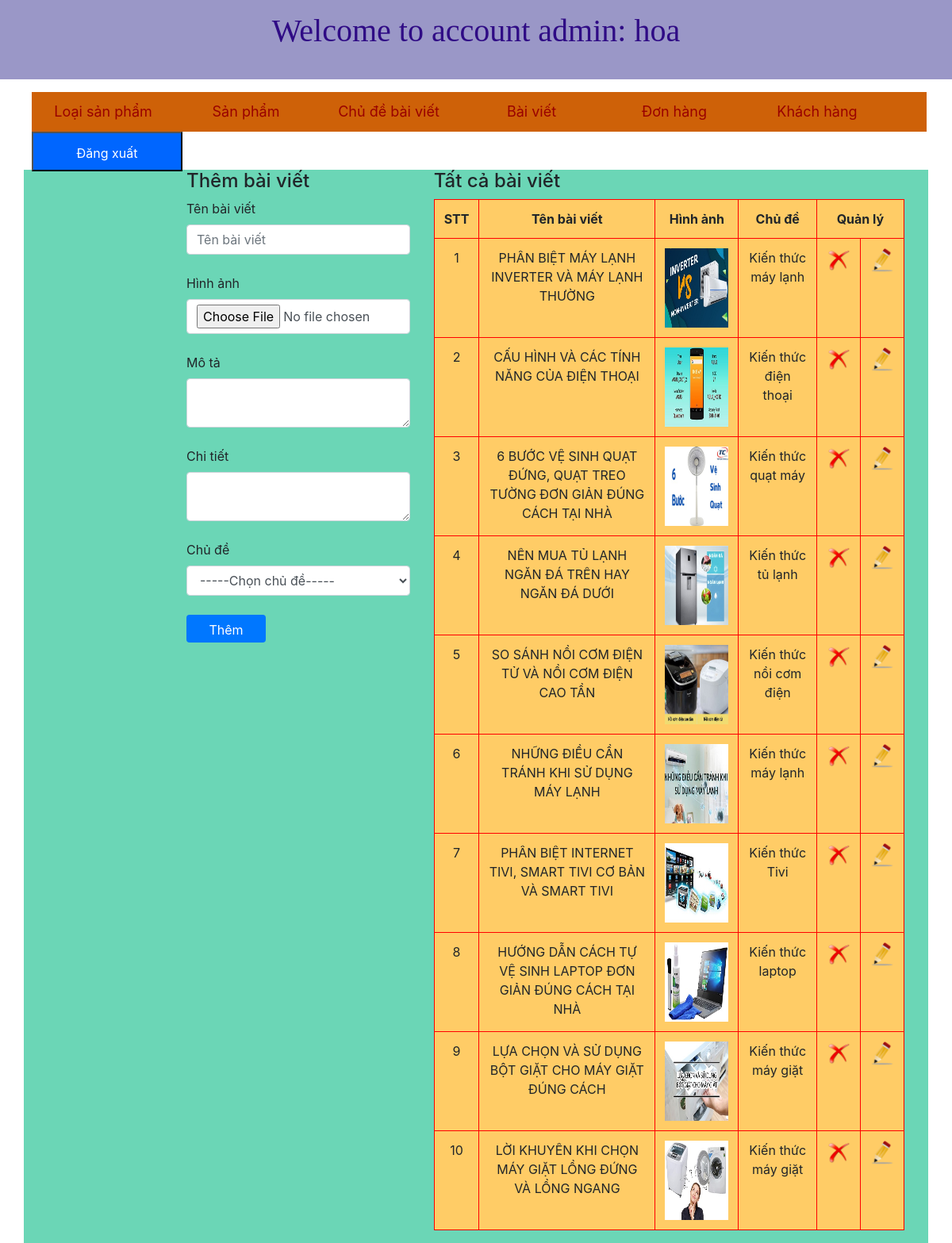
/admin/xulybaiviet.php (signed in), run on the app's committed database.
### tables this page shows
CREATE TABLE `tbl_baiviet` (
  `baiviet_id` int(11) NOT NULL,
  `tenbaiviet` varchar(100) NOT NULL,
  `tomtat` text NOT NULL,
  `noidung` text NOT NULL,
  `danhmuctin_id` int(11) NOT NULL,
  `baiviet_image` varchar(50) NOT NULL
);

CREATE TABLE `tbl_danhmuc_tin` (
  `danhmuctin_id` int(11) NOT NULL,
  `tendanhmuc` varchar(100) NOT NULL
);

### admin/xulybaiviet.php (the view, shortened to what this page needs)
<?php
	include('../db/connect.php');
?>
<!DOCTYPE html>
<html lang="en">
<link rel="stylesheet" type="text/css" href="../css/admin.css" />
<head>
	<link href="../css/bootstrap.css" rel="stylesheet" type="text/css" media="all" />
</head>
<body>
	<div class="header">
    	<h1>Welcome to account admin:  <?php echo $_SESSION['dangnhap'] ?></h1></br>
    </div>
	  <div class="menu" >
	    <ul >
	      <li >
	        <a href="xulydanhmuc.php">Loại sản phẩm</a>
	      </li>
	      <li >
	        <a  href="xulysanpham.php">Sản phẩm</a>
	      </li>
	       <li >
	        <a  href="xulydanhmucbaiviet.php">Chủ đề bài viết</a>
	      </li>
	         <li >
	        <a  href="xulybaiviet.php">Bài viết</a>
	      </li>
		  <li >
	        <a  href="xulydonhang.php">Đơn hàng <span class="sr-only">(current)</span></a>
	      </li>
	       <li >
	         <a  href="xulykhachhang.php">Khách hàng</a>
	      </li>
		  <li>
		  <form action="" method="post" enctype="multipart/form-data">
            <input type="submit" name="logout" value="Đăng xuất" style="background:#06F;color:#fff;width:190px;height:50px;" />
            </form>
		  </li>
	    </ul>
	  </div>
	<div class="container">
		<div class="row">
		<?php
			if(isset($_GET['quanly'])=='capnhat'){
				$id_capnhat = $_GET['capnhat_id'];
				$sql_capnhat = mysqli_query($con,"SELECT * FROM tbl_baiviet WHERE baiviet_id='$id_capnhat'");
				$row_capnhat = mysqli_fetch_array($sql_capnhat);
				$id_category_1 = $row_capnhat['danhmuctin_id'];
				?>
				<div class="col-md-4">
				<h4>Cập nhật bài viết</h4>
				<form action="" method="POST" enctype="multipart/form-data">
					<label>Tên bài viết</label>
					<input type="text" class="form-control" name="tenbaiviet" value="<?php echo $row_capnhat['tenbaiviet'] ?>"><br>
					<input type="hidden" class="form-control" name="id_update" value="<?php echo $row_capnhat['baiviet_id'] ?>">
					<label>Hình ảnh</label>
					<input type="file" class="form-control" name="hinhanh"><br>
					<img src="../uploads/<?php echo $row_capnhat['baiviet_image'] ?>" height="80" width="80"><br>
					<label>Mô tả</label>
					<textarea class="form-control" rows="10" name="mota"><?php echo $row_capnhat['tomtat'] ?></textarea><br>
					<label>Chi tiết</label>
					<textarea class="form-control" rows="10" name="chitiet"><?php echo $row_capnhat['noidung'] ?></textarea><br>
					<label>Chủ đề</label>
					<?php
					$sql_danhmuc = mysqli_query($con,"SELECT * FROM tbl_danhmuc_tin ORDER BY danhmuctin_id DESC");
					?>
					<select name="danhmuc" class="form-control">
						<option value="0">-----Chọn chủ đề-----</option>
						<?php
						while($row_danhmuc = mysqli_fetch_array($sql_danhmuc)){
							if($id_category_1==$row_danhmuc['danhmuctin_id']){
						?>
						<option selected value="<?php echo $row_danhmuc['danhmuctin_id'] ?>"><?php echo $row_danhmuc['tendanhmuc'] ?></option>
						<?php
							}else{
						?>
						<option value="<?php echo $row_danhmuc['danhmuctin_id'] ?>"><?php echo $row_danhmuc['tendanhmuc'] ?></option>
						<?php
							}
						}
						?>
					</select><br>
					<input type="submit" name="capnhatbaiviet" value="Cập nhật" class="btn btn-default" style="background:#07F;color:#fff;width:120px;height:35px;">
				</form>
				</div>
			<?php
			}else{
				?>
				<div class="col-md-4">
				<h4>Thêm bài viết</h4>
				<form action="" method="POST" enctype="multipart/form-data">
					<label>Tên bài viết</label>
					<input type="text" class="form-control" name="tenbaiviet" placeholder="Tên bài viết"><br>
					<label>Hình ảnh</label>
					<input type="file" class="form-control" name="hinhanh"><br>
					<label>Mô tả</label>
					<textarea class="form-control" name="mota"></textarea><br>
					<label>Chi tiết</label>
					<textarea class="form-control" name="chitiet"></textarea><br>
					<label>Chủ đề</label>
					<select name="danhmuc" class="form-control">
						<option value="0">-----Chọn chủ đề-----</option>
					</select><br>
					<input type="submit" name="thembaiviet" value="Thêm" class="btn btn-default"style="background:#07F;color:#fff;width:100px;height:35px;" >
				</form>
				</div>
				<?php
			}
				?>
			<div class="col-md-8">
				<h4>Tất cả bài viết</h4>
				<?php
				$sql_select_bv = mysqli_query($con,"SELECT * FROM tbl_baiviet,tbl_danhmuc_tin WHERE tbl_baiviet.danhmuctin_id=tbl_danhmuc_tin.danhmuctin_id ORDER BY tbl_baiviet.baiviet_id DESC");
				?>
				<table class="table table-bordered ">
					<tr>
						<th>STT</th>
						<th>Tên bài viết</th>
						<th>Hình ảnh</th>
						<th>Chủ đề</th>
						<th colspan="2">Quản lý</th>
					</tr>
					<?php
					$i = 0;
					while($row_bv = mysqli_fetch_array($sql_select_bv)){
						$i++;
					?>
					<tr>
						<td><?php echo $i ?></td>
						<td><?php echo $row_bv['tenbaiviet'] ?></td>
						<td><img src="../uploads/<?php echo $row_bv['baiviet_image'] ?>" height="100" width="80"></td>
						<td><?php echo $row_bv['tendanhmuc'] ?></td>
						<td><a href="?xoa=<?php echo $row_bv['baiviet_id'] ?>"><img src="../images/delete.png" width="30" height="30"   /></a> </td>
						<td> <a href="xulybaiviet.php?quanly=capnhat&capnhat_id=<?php echo $row_bv['baiviet_id'] ?>"><img src="../images/edit.png" width="30" height="30" /></a></td>
					</tr>
				<?php
					}
					?>
				</table>
			</div>
		</div>
	</div>
</body>
</html>

### css/admin.css (style rules this page uses)
* { padding: 0; margin: 0; }
.header { width: 100%; height: 100px; background: rgb(154, 151, 199); font-size: 250px; font-family: Brush Script MT; text-align: center; line-height: 200px; color: rgb(47, 11, 133); padding: 15px; }
.menu { width: 94%; text-align: center; margin-left: 40px; height: 50px; margin-top: 1px; background: rgb(206, 97, 8); }
.menu ul { width: 100%; list-style: none; }
.menu ul li { width: 180px; text-align: center; float: left; line-height: 50px; }
.menu ul li a { display: block; color: #900; text-decoration: none; font-size: 18px; }
.container { width: 100%; height: 100%; background: rgb(107, 214, 182); }
.container table { border-collapse: collapse; width: 100%; background-color: #FC6; border: 1.5px solid #F00; text-align: center; }
.container table tr td { border: 1.5px solid #F00; text-align: center; }
.container table tr th { border: 1.5px solid #F00; }

### data on the page
tbl_baiviet: tenbaiviet "PHÂN BIỆT MÁY LẠNH INVERTER VÀ MÁY LẠNH THƯỜNG", baiviet_image (picture), danhmuctin.tendanhmuc "Kiến thức máy lạnh"
tbl_baiviet: tenbaiviet "CẤU HÌNH VÀ CÁC TÍNH NĂNG CỦA ĐIỆN THOẠI", baiviet_image (picture), danhmuctin.tendanhmuc "Kiến thức điện thoại"
tbl_baiviet: tenbaiviet "6 BƯỚC VỆ SINH QUẠT ĐỨNG, QUẠT TREO TƯỜNG ĐƠN GIẢN ĐÚNG CÁCH TẠI NHÀ", baiviet_image (picture), danhmuctin.tendanhmuc "Kiến thức quạt máy"
tbl_baiviet: tenbaiviet "NÊN MUA TỦ LẠNH NGĂN ĐÁ TRÊN HAY NGĂN ĐÁ DƯỚI", baiviet_image (picture), danhmuctin.tendanhmuc "Kiến thức tủ lạnh"
tbl_baiviet: tenbaiviet "SO SÁNH NỒI CƠM ĐIỆN TỬ VÀ NỒI CƠM ĐIỆN CAO TẦN", baiviet_image (picture), danhmuctin.tendanhmuc "Kiến thức nồi cơm điện"
tbl_baiviet: tenbaiviet "NHỮNG ĐIỀU CẦN TRÁNH KHI SỬ DỤNG MÁY LẠNH", baiviet_image (picture), danhmuctin.tendanhmuc "Kiến thức máy lạnh"
tbl_baiviet: tenbaiviet "PHÂN BIỆT INTERNET TIVI, SMART TIVI CƠ BẢN VÀ SMART TIVI", baiviet_image (picture), danhmuctin.tendanhmuc "Kiến thức Tivi"
tbl_baiviet: tenbaiviet "HƯỚNG DẪN CÁCH TỰ VỆ SINH LAPTOP ĐƠN GIẢN ĐÚNG CÁCH TẠI NHÀ", baiviet_image (picture), danhmuctin.tendanhmuc "Kiến thức laptop"
tbl_baiviet: tenbaiviet "LỰA CHỌN VÀ SỬ DỤNG BỘT GIẶT CHO MÁY GIẶT ĐÚNG CÁCH", baiviet_image (picture), danhmuctin.tendanhmuc "Kiến thức máy giặt"
tbl_baiviet: tenbaiviet "LỜI KHUYÊN KHI CHỌN MÁY GIẶT LỒNG ĐỨNG VÀ LỒNG NGANG", baiviet_image (picture), danhmuctin.tendanhmuc "Kiến thức máy giặt"

### other printed values
$_SESSION['dangnhap'] "hoa"
